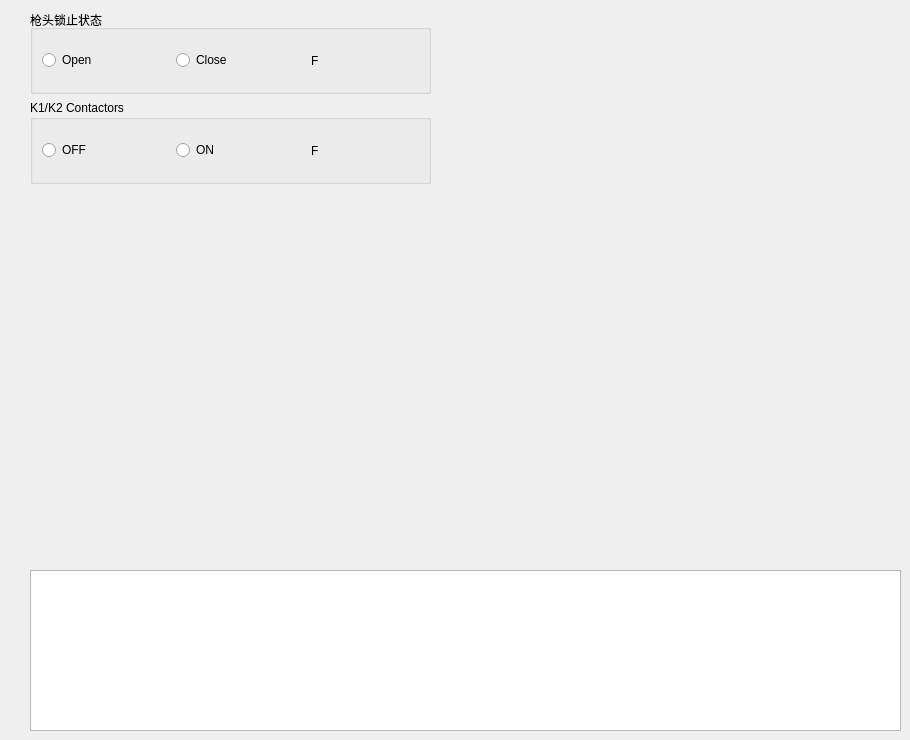
     <widget class="QWidget" name="tab_3">
      <attribute name="title">
       <string>右枪</string>
      </attribute>
      <widget class="QGroupBox" name="groupBox2">
       <property name="geometry">
        <rect>
         <x>30</x>
         <y>10</y>
         <width>401</width>
         <height>84</height>
        </rect>
       </property>
       <property name="title">
        <string>枪头锁止状态</string>
       </property>
       <layout class="QHBoxLayout" name="horizontalLayout_2">
        <item>
         <widget class="QRadioButton" name="radioButton3">
          <property name="text">
           <string>Open</string>
          </property>
         </widget>
        </item>
        <item>
         <spacer name="verticalSpacer_3">
          <property name="orientation">
           <enum>Qt::Vertical</enum>
          </property>
          <property name="sizeHint" stdset="0">
           <size>
            <width>20</width>
            <height>40</height>
           </size>
          </property>
         </spacer>
        </item>
        <item>
         <widget class="QRadioButton" name="radioButton4">
          <property name="text">
           <string>Close</string>
          </property>
         </widget>
        </item>
        <item>
         <spacer name="verticalSpacer_4">
          <property name="orientation">
           <enum>Qt::Vertical</enum>
          </property>
          <property name="sizeHint" stdset="0">
           <size>
            <width>20</width>
            <height>40</height>
           </size>
          </property>
         </spacer>
        </item>
        <item>
         <widget class="QLabel" name="label3_1">
          <property name="text">
           <string>F</string>
          </property>
         </widget>
        </item>
       </layout>
      </widget>
      <widget class="QGroupBox" name="groupBox2_2">
       <property name="geometry">
        <rect>
         <x>30</x>
         <y>100</y>
         <width>401</width>
         <height>84</height>
        </rect>
       </property>
       <property name="title">
        <string>K1/K2 Contactors</string>
       </property>
       <layout class="QHBoxLayout" name="horizontalLayout_7">
        <item>
         <widget class="QRadioButton" name="radioButton3_1">
          <property name="text">
           <string>OFF</string>
          </property>
         </widget>
        </item>
        <item>
         <spacer name="verticalSpacer_13">
          <property name="orientation">
           <enum>Qt::Vertical</enum>
          </property>
          <property name="sizeHint" stdset="0">
           <size>
            <width>20</width>
            <height>40</height>
           </size>
          </property>
         </spacer>
        </item>
        <item>
         <widget class="QRadioButton" name="radioButton3_2">
          <property name="text">
           <string>ON</string>
          </property>
         </widget>
        </item>
        <item>
         <spacer name="verticalSpacer_14">
          <property name="orientation">
           <enum>Qt::Vertical</enum>
          </property>
          <property name="sizeHint" stdset="0">
           <size>
            <width>20</width>
            <height>40</height>
           </size>
          </property>
         </spacer>
        </item>
        <item>
         <widget class="QLabel" name="label3_2">
          <property name="text">
           <string>F</string>
          </property>
         </widget>
        </item>
       </layout>
      </widget>
      <widget class="QListWidget" name="listWidget3">
       <property name="geometry">
        <rect>
         <x>30</x>
         <y>570</y>
         <width>871</width>
         <height>161</height>
        </rect>
       </property>
       <property name="contextMenuPolicy">
        <enum>Qt::CustomContextMenu</enum>
       </property>
      </widget>
     </widget>
